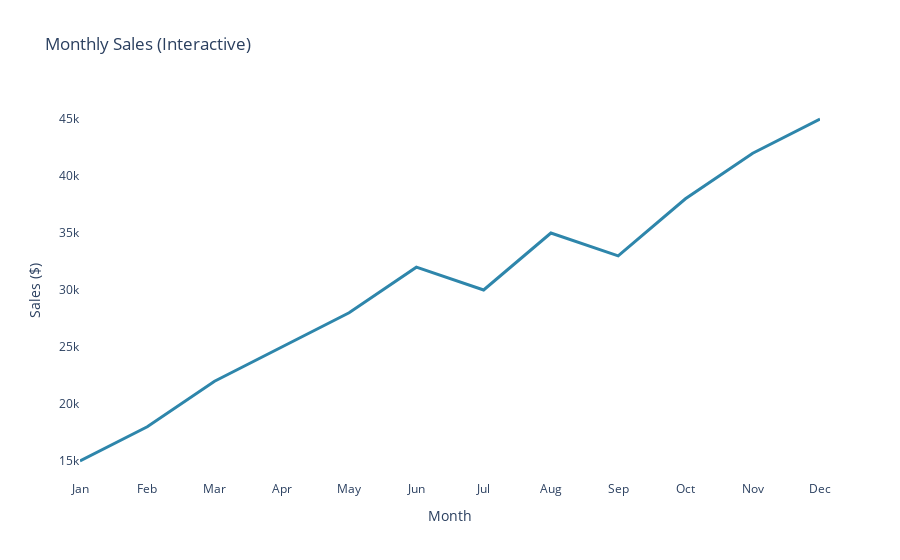

Write notebook code for a chart like this one.
### Markdown cell above
### 1. Basic Line Plot with Plotly Express

Plotly Express (px) is the high-level API that makes creating common plots very easy. Let's recreate a simple line plot.

### Code cell
# Using our existing dataframe
fig = px.line(df, x='Month', y='Sales', 
              title='Monthly Sales (Interactive)',
              labels={'Sales': 'Sales ($)', 'Month': 'Month'})

# Customize the appearance
fig.update_traces(line_color='#2E86AB', line_width=3)
fig.update_layout(
    hovermode='x unified',  # Shows all values for the x-value you're hovering over
    plot_bgcolor='white',
    font=dict(size=12)
)

fig.show()

# Try hovering over the line, zooming in, and clicking the camera icon to save an image!

### Figure 1 — Plotly figure (JSON) as saved in the notebook; plotly's stock layout.template omitted (floating-point values rounded to 4 significant figures)
{"data": [{"hovertemplate": "Month=%{x}<br>Sales ($)=%{y}<extra></extra>", "legendgroup": "", "line": {"color": "#2E86AB", "dash": "solid", "width": 3}, "marker": {"symbol": "circle"}, "mode": "lines", "name": "", "orientation": "v", "showlegend": false, "type": "scatter", "x": ["Jan", "Feb", "Mar", "Apr", "May", "Jun", "Jul", "Aug", "Sep", "Oct", "Nov", "Dec"], "xaxis": "x", "y": [15000, 18000, 22000, 25000, 28000, 32000, 30000, 35000, 33000, 38000, 42000, 45000], "yaxis": "y"}], "layout": {"font": {"size": 12}, "hovermode": "x unified", "legend": {"tracegroupgap": 0}, "plot_bgcolor": "white", "title": {"text": "Monthly Sales (Interactive)"}, "xaxis": {"anchor": "y", "domain": [0, 1], "title": {"text": "Month"}}, "yaxis": {"anchor": "x", "domain": [0, 1], "title": {"text": "Sales ($)"}}}}
